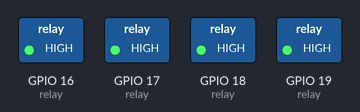
A sketch run on a simulated ESP32. On the bench: switched loads named in the sketch (green lamp = pin HIGH).

Above: at 2.5 s.
At 5.5 s:
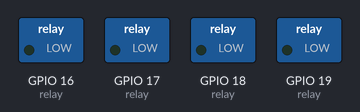
Timing chart, 0 to 7.8 s (numbered marks = the images above):
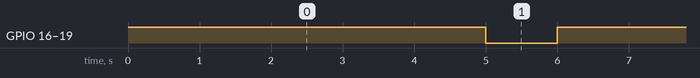

The sketch:

sketch.ino
```cpp
int relay1=16;
int relay2=17;
int relay3=18;
int relay4=18;


void setup()
{
  pinMode(16, OUTPUT);
  pinMode(17, OUTPUT);
  pinMode(18, OUTPUT);
  pinMode(19, OUTPUT);
}

void loop()
{
  digitalWrite(16, HIGH);
  digitalWrite(17, HIGH);
  digitalWrite(18, HIGH);
  digitalWrite(19, HIGH);
  delay(5000);

  digitalWrite(16,0);
  digitalWrite(17,0);
  digitalWrite(18,0);
  digitalWrite(19,0);
  delay(1000);


}
```

Measured:
- by itself, GPIO 16 (relay), GPIO 17 (relay), GPIO 18 (relay), GPIO 19 (relay): alternates HIGH for 5.0 s and LOW for 1.0 s
